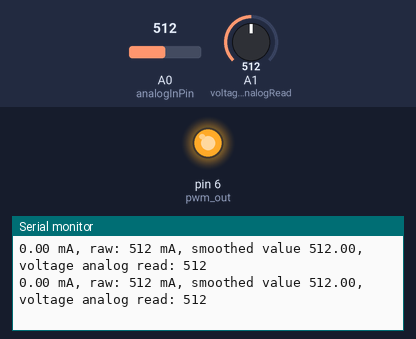
This sketch was run on a simulated Arduino Uno, built with avr-gcc and run on an emulated ATmega328P. On the bench: output pins drawn as LEDs (lit = HIGH), the last lines printed to the serial monitor. Inputs (shaded band) come from the test bench; at power-on: A1 (voltageSensorAnalogRead) = 512, A0 (analogInPin) = 512.

Above: at 7.5 s.
7.6 s: A1 (voltageSensorAnalogRead) set to 109
At 7.68 s:
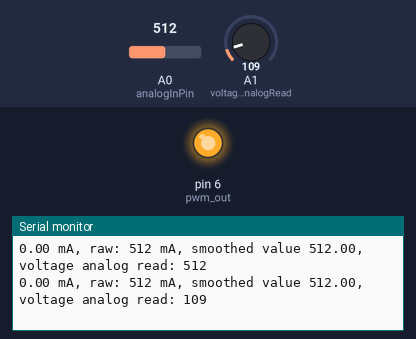
10.6 s: A1 (voltageSensorAnalogRead) set to 89
At 10.66 s:
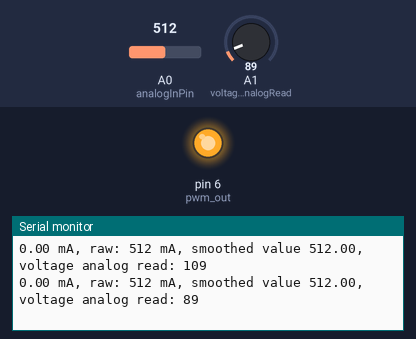
Timing chart, 0 to 13.6 s (numbered marks = the images above; inputs shaded):
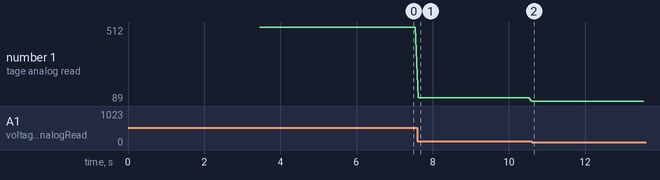

Measured:
- after the input at 7.6 s, the serial monitor: prints a new line at once (image 1)
- plotted number 1: 512 → 89 after the input at 7.6 s

The sketch:

ammeter2.ino
```cpp
const int voltageSensorAnalogRead = A1;
const int analogInPin = A0;
const int pwm_out = 6;

//const int avgSamples = 10;
#define delayT 3

int16_t sensorValue = 0; //int16_t


float smoothed_value = 0;                 //the running total
float smooth_alpha = 0.05;

float sensor_value_zero_load = 517.81;
float sensitivity = 17;  //13.42;

void setup() {
  Serial.begin(9600);
  analogWrite(pwm_out, 255);
  ///////////////////CALIBRATION\\\\\\\\\\\\\\\\\\\\ DO NOT CONNECT LOAD

  ///discard first few
  Serial.print("Calibrating... discarding first values");
  float total = 0;
  int numReadings = 300;

  for (int i = 0; i < 2*numReadings; i++)
  {
    analogRead(analogInPin);
    delay(delayT);
  }

  //start actual calibrating

  for (int i = 0; i < numReadings; i++)
  {
    sensorValue = analogRead(analogInPin);
    total += sensorValue;
    Serial.println(sensorValue);
    delay(delayT);
  }
  smoothed_value = total / numReadings;
  sensor_value_zero_load = smoothed_value;
  Serial.print("Done calibrating, Zero value:");
  Serial.print(sensor_value_zero_load);
  Serial.print("\n");
  //////////////////////////////////////////////

}

void loop() {
    sensorValue = analogRead(analogInPin);   // This is the raw sensor value, not very useful without some calculations
    //10 bits: max 1024 --> max(total) = 1024*numReadings=40 000


    /////////////////FILTER\\\\\\\\\\\\\\\\\\
    //remove oldest reading, add the new reading to the total:
    smoothed_value = smoothed_value*(1-smooth_alpha) +sensorValue*smooth_alpha;
    ////////////////////////////////////////

    ////calc current
    float current = (smoothed_value - sensor_value_zero_load) *sensitivity; //in mA          //calibrate sensitivity


    Serial.print(current);
  //  Serial.print("mA, index: ");
   // Serial.print(readIndex);
    Serial.print(" mA, raw: ");
    Serial.print(sensorValue);
   // Serial.print(", all: ");
  //  Serial.print(readings[0]);
   // Serial.print(readings[1]);
   // Serial.print(", total: ");
  //  Serial.print(total);
    Serial.print(" mA, smoothed value ");
    Serial.print(smoothed_value);
    Serial.print(", voltage analog read: ");
    Serial.print(analogRead(voltageSensorAnalogRead));
    Serial.print("\n");
    delay(delayT);
}
```
